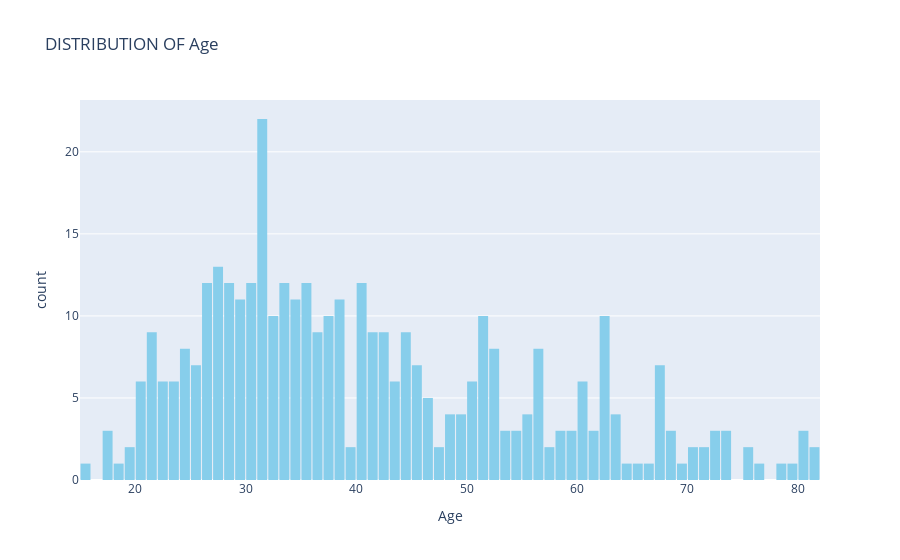

Source (notebook cell):
### Code cell
# DISTRIBUTION OF NUMERICAL FEATURES
for col in numerical_features:
    fig = px.histogram(df, x=col,
                       title=f'DISTRIBUTION OF {col}',
                       histfunc='count',
                       color_discrete_sequence=['skyblue'],
                       nbins=None,
                       )
    fig.update_layout(bargap=0.1)
    fig.update_traces(xbins=dict(
        start=df[col].min(),
        end=df[col].max(),
        size=1
    ))
    fig.show()

### Figure 1 — Plotly figure (JSON) as saved in the notebook; plotly's stock layout.template omitted (floating-point values rounded to 4 significant figures; data arrays with more than 128 entries replaced by an {"elided": "..."} marker saying what was removed)
{"data": [{"alignmentgroup": "True", "bingroup": "x", "histfunc": "count", "hovertemplate": "Age=%{x}<br>count=%{y}<extra></extra>", "legendgroup": "", "marker": {"color": "skyblue", "pattern": {"shape": ""}}, "name": "", "offsetgroup": "", "orientation": "v", "showlegend": false, "type": "histogram", "x": {"elided": "383 int values"}, "xaxis": "x", "xbins": {"end": 82, "size": 1, "start": 15}, "yaxis": "y"}], "layout": {"bargap": 0.1, "barmode": "relative", "legend": {"tracegroupgap": 0}, "title": {"text": "DISTRIBUTION OF Age"}, "xaxis": {"anchor": "y", "domain": [0, 1], "title": {"text": "Age"}}, "yaxis": {"anchor": "x", "domain": [0, 1], "title": {"text": "count"}}}}
